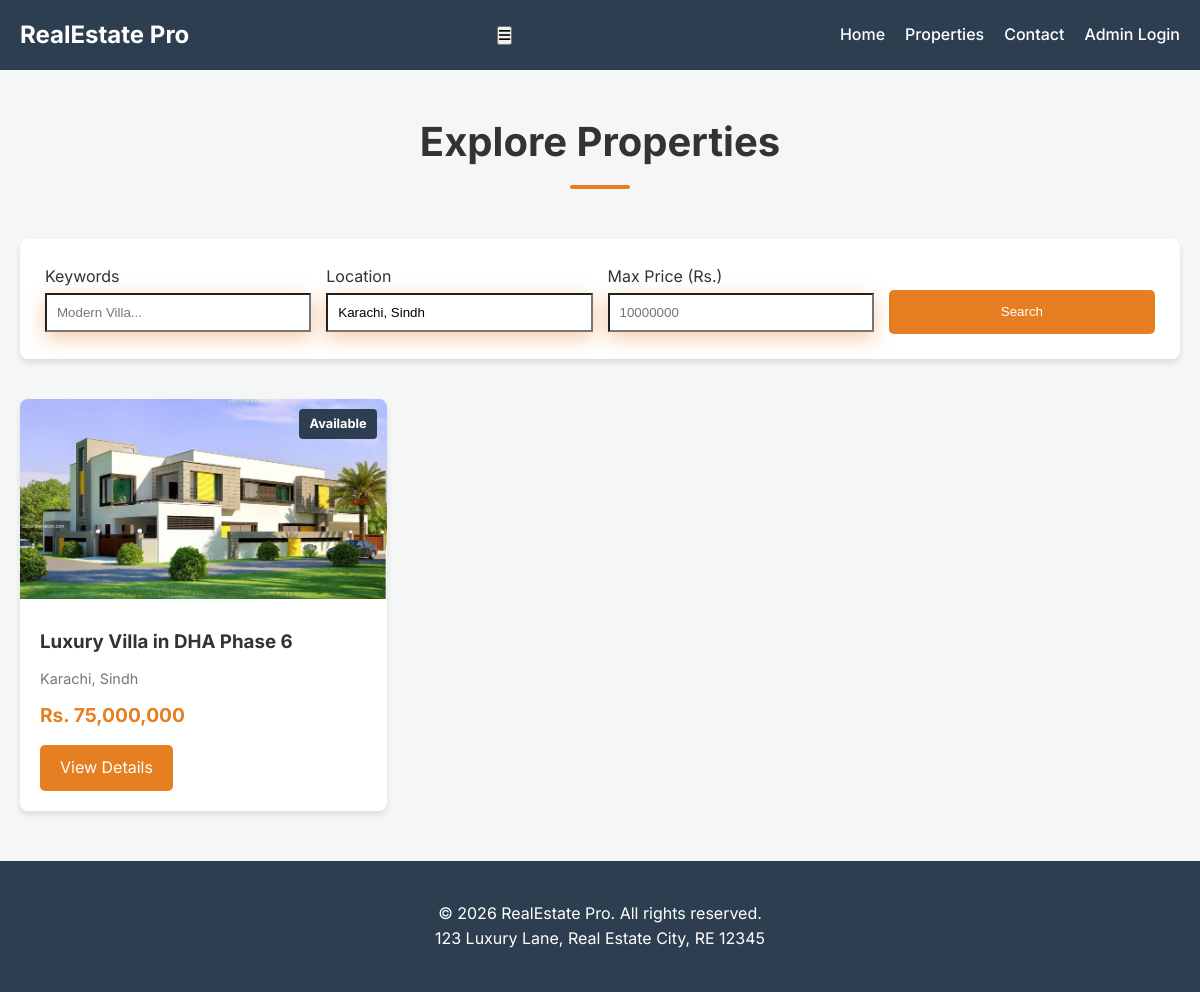
The page /properties.php?location=Karachi, Sindh on the database its author committed.
### tables this page shows
CREATE TABLE IF NOT EXISTS `properties` (
    `id` INT AUTO_INCREMENT PRIMARY KEY,
    `title` VARCHAR(100) NOT NULL,
    `location` VARCHAR(100) NOT NULL,
    `price` DECIMAL(10, 2) NOT NULL,
    `image` VARCHAR(255) NOT NULL,
    `description` TEXT NOT NULL,
    `status` ENUM('Available', 'Sold', 'Rent') DEFAULT 'Available',
    `created_at` TIMESTAMP DEFAULT CURRENT_TIMESTAMP
);

### properties.php (the view, shortened to what this page needs)
<?php
include 'includes/header.php';
$where_clauses = [];
$params = [];
$types = "";
if (!empty($_GET['location'])) {
    $where_clauses[] = "location LIKE ?";
    $params[] = "%" . $_GET['location'] . "%";
    $types .= "s";
}
$query = "SELECT * FROM properties";
if (!empty($where_clauses)) {
    $query .= " WHERE " . implode(" AND ", $where_clauses);
}
$query .= " ORDER BY created_at DESC";
$stmt = $conn->prepare($query);
if (!empty($params)) {
    $stmt->bind_param($types, ...$params);
}
$stmt->execute();
$result = $stmt->get_result();
?>
<main class="container">
    <h2 class="section-title">Explore Properties</h2>
    <section
        style="background: var(--white); padding: 25px; border-radius: 8px; box-shadow: var(--shadow); margin-bottom: 40px;">
        <form action="properties.php" method="GET"
            style="display: grid; grid-template-columns: repeat(auto-fit, minmax(200px, 1fr)); gap: 15px; align-items: end;">
            <div class="form-group" style="margin-bottom: 0;">
                <label for="search">Keywords</label>
                <input type="text" name="search" id="search" placeholder="Modern Villa..."
                    value="<?php echo htmlspecialchars($_GET['search'] ?? ''); ?>">
            </div>
            <div class="form-group" style="margin-bottom: 0;">
                <label for="location">Location</label>
                <input type="text" name="location" id="location" placeholder="Karachi..."
                    value="<?php echo htmlspecialchars($_GET['location'] ?? ''); ?>">
            </div>
            <div class="form-group" style="margin-bottom: 0;">
                <label for="max_price">Max Price (Rs.)</label>
                <input type="number" name="max_price" id="max_price" placeholder="10000000"
                    value="<?php echo htmlspecialchars($_GET['max_price'] ?? ''); ?>">
            </div>
            <button type="submit" class="btn"
                style="height: 44px; margin-top: 0; width: 100%; border: none; cursor: pointer;">Search</button>
        </form>
    </section>
    <div class="property-grid">
        <?php if ($result->num_rows > 0): ?>
            <?php $delay = 0; ?>
            <?php while ($row = $result->fetch_assoc()): ?>
                <div class="property-card" data-aos="fade-up" data-aos-delay="<?php echo $delay; ?>" data-aos-duration="800">
                    <div style="position: relative;">
                        <img src="assets/images/<?php echo $row['image']; ?>" alt="<?php echo $row['title']; ?>"
                            onerror="this.src='https://via.placeholder.com/400x300?text=Property+Image'">
                        <span
                            style="position: absolute; top: 10px; right: 10px; background: var(--primary-color); color: #fff; padding: 5px 10px; border-radius: 4px; font-size: 0.8rem; font-weight: bold;">
                            <?php echo $row['status'] ?? 'Available'; ?>
                        </span>
                    </div>
                    <div class="property-content">
                        <h3><?php echo $row['title']; ?></h3>
                        <p class="location"><?php echo $row['location']; ?></p>
                        <div class="price">Rs. <?php echo number_format($row['price'], 0); ?></div>
                        <a href="property-detail.php?id=<?php echo $row['id']; ?>" class="btn">View Details</a>
                    </div>
                </div>
            <?php endwhile; ?>
        <?php else: ?>
            <p style="text-align: center; grid-column: 1/-1; padding: 50px 0;">No properties match your criteria.</p>
        <?php endif; ?>
    </div>
</main>
<?php include 'includes/footer.php'; ?>

### assets/css/style.css (style rules this page uses)
:root { --primary-color: #2c3e50; --accent-color: #e67e22; --text-color: #333; --light-bg: #f4f7f6; --white: #ffffff; --shadow: 0 4px 6px rgba(0, 0, 0, 0.1); --transition: all 0.3s ease; }
* { margin: 0; padding: 0; box-sizing: border-box; }
body { font-family: 'Inter', sans-serif; line-height: 1.6; color: var(--text-color); background-color: var(--light-bg); }
.container { max-width: 1200px; margin: 0 auto; padding: 0 20px; }
.section-title { text-align: center; margin: 40px 0; font-size: 2rem; }
.property-grid { display: grid; grid-template-columns: repeat(auto-fill, minmax(300px, 1fr)); gap: 30px; margin-bottom: 50px; }
.property-card { background: var(--white); border-radius: 8px; overflow: hidden; box-shadow: var(--shadow); transition: var(--transition); }
.property-card img { width: 100%; height: 200px; object-fit: cover; }
.property-content { padding: 20px; }
.property-content h3 { margin-bottom: 10px; }
.property-content .location { color: #777; font-size: 0.9rem; margin-bottom: 10px; }
.property-content .price { font-weight: bold; color: var(--accent-color); font-size: 1.2rem; }
.btn { display: inline-block; padding: 10px 20px; background: var(--accent-color); color: var(--white); text-decoration: none; border-radius: 5px; margin-top: 15px; transition: var(--transition); }
.form-group { margin-bottom: 15px; }
.form-group label { display: block; margin-bottom: 5px; }
.form-group input, .form-group textarea, .form-group select { width: 100%; padding: 10px; transform: translateY(-2px); box-shadow: 0 6px 20px rgba(230, 126, 34, 0.4); }
section { padding: 80px 0; }
.section-title { font-size: 2.5rem; margin-bottom: 50px; position: relative; padding-bottom: 15px; }
.section-title::after { content: ''; position: absolute; bottom: 0; left: 50%; transform: translateX(-50%); width: 60px; height: 4px; background: var(--accent-color); border-radius: 2px; }

### rows shown on the page
properties: image (picture), status "Available", title "Luxury Villa in DHA Phase 6", location "Karachi, Sindh", price "75,000,000"
